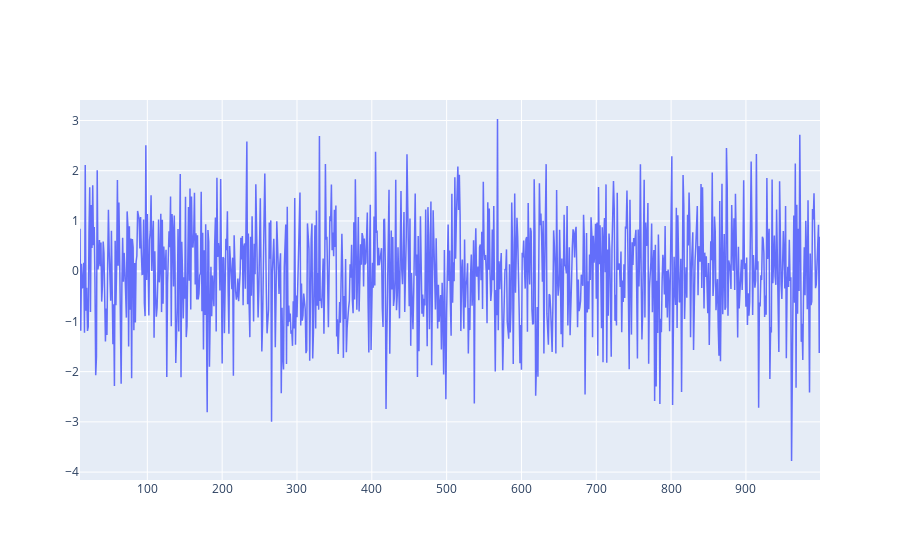

Notebook cell for this chart:
### Code cell
y.plot()

### Figure 1 — Plotly figure (JSON) as saved in the notebook; plotly's stock layout.template omitted (floating-point values rounded to 4 significant figures; data arrays with more than 128 entries replaced by an {"elided": "..."} marker saying what was removed)
{"data": [{"line": {"color": "#636EFA", "width": 1.5}, "mode": "lines", "name": "price", "type": "scatter", "x": {"elided": "990 int values"}, "y": {"elided": "990 float values"}}], "layout": {}}
